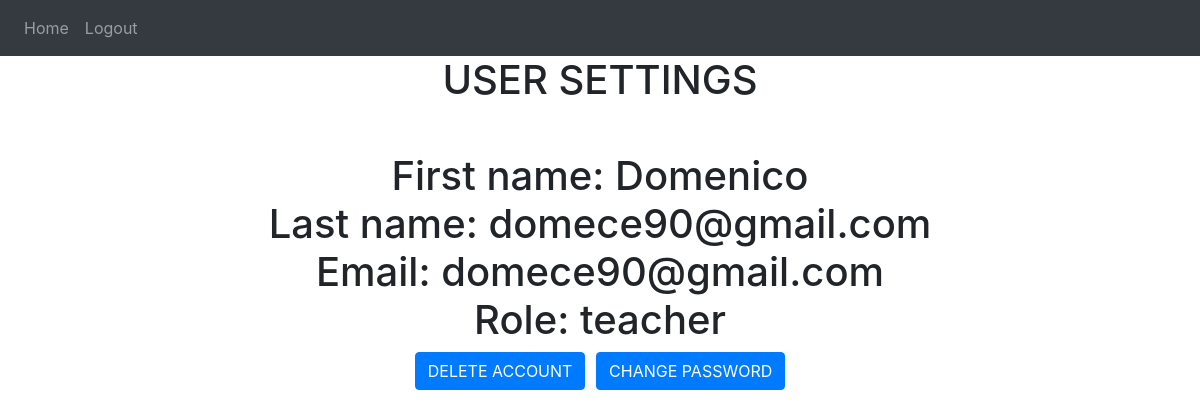
/settings (signed in), run on the app's committed database.
### website/models.py (models this page shows, shortened)
class User(db.Model, UserMixin):
    id = db.Column(db.Integer, primary_key=True)
    email = db.Column(db.String(150), unique=True)
    password = db.Column(db.String(150))
    first_name = db.Column(db.String(150))
    last_name = db.Column(db.String(150))
    role = db.Column(db.String(150))
    assignments = db.relationship('Assignment', cascade='all,delete', backref='User')
    course = db.relationship('Course', cascade='all,delete', backref='User')
    discussion = db.relationship('Discussion', cascade='all,delete', backref='User')
    notification = db.relationship('Notification', cascade='all,delete', backref='User')
    submission = db.relationship('Submission', cascade='all,delete', backref='User')
    enroll = db.relationship('Enroll', cascade='all,delete', backref='User')

### website/settings.py (the view, shortened to what this page needs)
@settings.route('/settings', methods=['GET', 'POST'])
@login_required
def view():
    if request.method=='GET':
        return render_template('user_settings.html', user=current_user)

### website/templates/user_settings.html
{% extends "base.html" %} {% block title %}Home{% endblock %} {% block content
    %}
    <h1 align="center">USER SETTINGS
    <br />
    <br />
    <div>
        First name: {{user.first_name}}
        <br />
        Last name: {{user.last_name}}
        <br />
        Email: {{user.email}}
        <br />
        Role: {{user.role}}
    </div>
    <a id="creation"><button class="btn btn-primary" onClick="deleteUser()">DELETE ACCOUNT</button></a>
    <a href="change-password" id="submission"><button class="btn btn-primary">CHANGE PASSWORD</button></a>
    </h1>
    {% endblock %}

### data on the page
User: first_name "Domenico", last_name "domece90@gmail.com", email "domece90@gmail.com", role "teacher"
